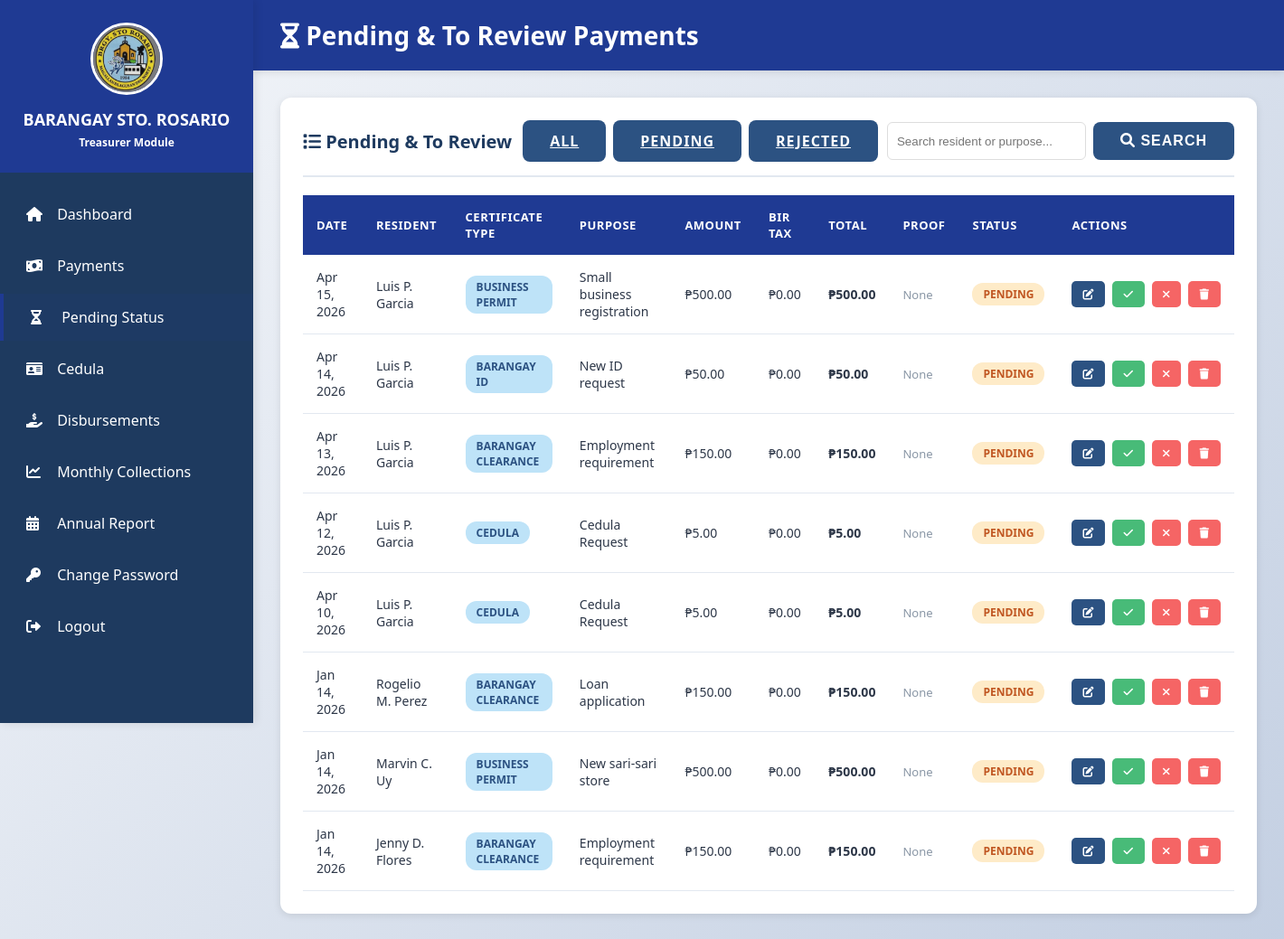
The app's page /treasurer/pending_payments/list.php (signed in) with its own data.
### tables this page shows
CREATE TABLE IF NOT EXISTS payment_status (
    id INT AUTO_INCREMENT PRIMARY KEY,
    resident_id INT DEFAULT NULL,
    certificate_type VARCHAR(100) NOT NULL,
    purpose VARCHAR(255) NOT NULL,
    resident_fname VARCHAR(150) NOT NULL,
    payment_status VARCHAR(20) NOT NULL DEFAULT 'pending',
    rejection_remarks TEXT DEFAULT NULL,
    rejected_at DATETIME DEFAULT NULL,
    amount DECIMAL(10, 2) NOT NULL,
    bir_tax DECIMAL(10, 2) DEFAULT 0,
    proof_path VARCHAR(255) DEFAULT NULL,
    proof_uploaded_at DATETIME DEFAULT NULL,
    created_at TIMESTAMP DEFAULT CURRENT_TIMESTAMP
);

### treasurer/pending_payments/list.php (the view, shortened to what this page needs)
<?php
include "../../config/database.php";
$searchQuery = isset($_GET['search']) ? trim($_GET['search']) : "";
$statusFilter = isset($_GET['status']) ? trim($_GET['status']) : "open";
$allowedFilters = [
    'pending' => ['pending'],
    'rejected' => ['rejected'],
    'open' => ['pending', 'to_review'],
];
$statusValues = $allowedFilters[$statusFilter];
$statusSql = "'" . implode("','", $statusValues) . "'";
if ($searchQuery !== "") {
    $searchParam = "%{$searchQuery}%";
    $stmt = $conn->prepare("
        SELECT * FROM payment_status
        WHERE payment_status IN ($statusSql)
            AND (
                resident_fname LIKE ?
                OR certificate_type LIKE ?
                OR purpose LIKE ?
            )
        ORDER BY created_at DESC, id DESC
    ");
    $stmt->bind_param("sss", $searchParam, $searchParam, $searchParam);
    $stmt->execute();
    $result = $stmt->get_result();
} else {
    $result = $conn->query("
        SELECT * FROM payment_status
        WHERE payment_status IN ($statusSql)
        ORDER BY created_at DESC, id DESC
    ");
}
?>
<!DOCTYPE html>
<html lang="en">
<head>
    <link rel="stylesheet" href="../../assets/css/style.css">
    <link rel="stylesheet" href="https://cdnjs.cloudflare.com/ajax/libs/font-awesome/6.0.0/css/all.min.css">
</head>
<body>
    <div class="dashboard-container">
        <aside class="sidebar">
            <div class="sidebar-header">
                <img src="../../assets/images/logo.jpg" alt="Barangay Logo"
                    style="width: 80px; height: 80px; border-radius: 50%; margin-bottom: 10px; border: 3px solid #ffffff;">
                <h2>BARANGAY STO. ROSARIO</h2>
                <p>Treasurer Module</p>
            </div>
            <ul class="sidebar-menu">
                <li><a href="../dashboard.php"><i class="fas fa-home"></i> Dashboard</a></li>
                <li><a href="../payments/list.php"><i class="fas fa-money-bill-wave"></i> Payments</a></li>
                <li><a href="list.php" class="active"><i class="fas fa-hourglass-half"></i> Pending Status</a></li>
                <li><a href="../cedula/list.php"><i class="fas fa-id-card"></i> Cedula</a></li>
                <li><a href="../disbursement/list.php"><i class="fas fa-hand-holding-usd"></i> Disbursements</a></li>
                <li><a href="../collections/monthly.php"><i class="fas fa-chart-line"></i> Monthly Collections</a></li>
                <li><a href="../collections/annual.php"><i class="fas fa-calendar-alt"></i> Annual Report</a></li>
                <li><a href="../change_password.php"><i class="fas fa-key"></i> Change Password</a></li>
                <li><a href="../../logout.php"><i class="fas fa-sign-out-alt"></i> Logout</a></li>
            </ul>
        </aside>
        <main class="main-content">
            <div class="content-header">
                <h1><i class="fas fa-hourglass-half"></i> Pending & To Review Payments</h1>
            </div>
            <div class="content-body">
                <div class="card">
                    <div class="card-header"
                        style="display: flex; justify-content: space-between; align-items: center; gap: 12px; flex-wrap: wrap;">
                        <h3><i class="fas fa-list"></i> Pending & To Review</h3>
                        <div style="display: flex; align-items: center; gap: 10px; flex-wrap: wrap;">
                            <div style="display: flex; gap: 8px;">
                                <a class="btn btn-secondary" href="list.php">All</a>
                                <a class="btn btn-secondary" href="list.php?status=pending">Pending</a>
                                <a class="btn btn-secondary" href="list.php?status=rejected">Rejected</a>
                            </div>
                            <form method="GET" action="list.php" style="display: flex; gap: 8px;">
                                <input type="text" name="search" placeholder="Search resident or purpose..."
                                    value="<?= htmlspecialchars($searchQuery) ?>"
                                    style="padding: 8px 10px; border: 1px solid #ddd; border-radius: 6px; min-width: 220px;">
                                <button type="submit" class="btn btn-secondary">
                                    <i class="fas fa-search"></i> Search
                                </button>
                            </form>
                        </div>
                    </div>
                    <div class="table-responsive">
                        <table>
                            <thead>
                                <tr>
                                    <th>Date</th>
                                    <th>Resident</th>
                                    <th>Certificate Type</th>
                                    <th>Purpose</th>
                                    <th>Amount</th>
                                    <th>BIR Tax</th>
                                    <th>Total</th>
                                    <th>Proof</th>
                                    <th>Status</th>
                                    <th>Actions</th>
                                </tr>
                            </thead>
                            <tbody>
                                <?php if ($result && $result->num_rows > 0): ?>
                                <?php while ($row = $result->fetch_assoc()): ?>
                                <?php
                                    if ($row['payment_status'] === 'rejected') {
                                        $statusText = 'Rejected';
                                        $statusClass = 'badge-danger';
                                    } else {
                                        $statusText = $row['payment_status'] === 'to_review' ? 'To Review' : 'Pending';
                                        $statusClass = $row['payment_status'] === 'to_review' ? 'badge-review' : 'badge-warning';
                                    }
                                    ?>
                                <tr>
                                    <td><?= date('M d, Y', strtotime($row['created_at'])) ?>
                                    </td>
                                    <td><?= htmlspecialchars($row['resident_fname']) ?>
                                    </td>
                                    <td><span
                                            class="badge badge-info"><?= htmlspecialchars($row['certificate_type']) ?></span>
                                    </td>
                                    <td><?= htmlspecialchars($row['purpose']) ?>
                                    </td>
                                    <td>₱<?= number_format($row['amount'], 2) ?>
                                    </td>
                                    <td>₱<?= number_format($row['bir_tax'], 2) ?>
                                    </td>
                                    <td><strong>₱<?= number_format($row['amount'] + $row['bir_tax'], 2) ?></strong>
                                    </td>
                                    <td>
                                        <?php if (!empty($row['proof_path'])): ?>
                                        <a class="btn btn-sm btn-secondary"
                                            href="../../<?= htmlspecialchars($row['proof_path']) ?>"
                                            target="_blank" title="View Proof">
                                            <i class="fas fa-receipt"></i>
                                        </a>
                                        <?php else: ?>
                                        <span class="text-muted">None</span>
                                        <?php endif; ?>
                                    </td>
                                    <td><span
                                            class="badge <?= $statusClass ?>"><?= $statusText ?></span>
                                    </td>
                                    <td>
                                        <div class="action-buttons">
                                            <a class="btn btn-sm btn-secondary"
                                                href="edit.php?id=<?= $row['id'] ?>">
                                                <i class="fas fa-edit"></i>
                                            </a>
                                            <button class="btn btn-sm btn-success"
                                                onclick="confirmPaid(<?= $row['id'] ?>, this)">
                                                <i class="fas fa-check"></i>
                                            </button>
                                            <button class="btn btn-sm btn-danger"
                                                onclick="confirmReject(<?= $row['id'] ?>, this)">
                                                <i class="fas fa-times"></i>
                                            </button>
                                            <button class="btn btn-sm btn-danger"
                                                onclick="confirmDelete(<?= $row['id'] ?>, this)">
                                                <i class="fas fa-trash"></i>
                                            </button>
                                        </div>
                                    </td>
                                </tr>
                                <?php endwhile; ?>
                                <?php endif; ?>
                            </tbody>
                        </table>
                    </div>
                </div>
            </div>
        </main>
    </div>
</body>
</html>

### assets/css/style.css (style rules this page uses)
:root { --primary-yellow: #1f3a93; --dark-yellow: #1a3280; --primary-blue: #1e3a5f; --light-blue: #2c5282; --text-dark: #2d3748; --text-light: #4a5568; --white: #ffffff; --gray-light: #f7fafc; --gray-border: #e2e8f0; --success: #48bb78; --danger: #f56565; --warning: #ed8936; }
* { margin: 0; padding: 0; box-sizing: border-box; }
body { font-family: "Segoe UI", Tahoma, Geneva, Verdana, sans-serif; background: linear-gradient(135deg, #f5f7fa 0%, #c3cfe2 100%); min-height: 100vh; color: var(--text-dark); }
.btn { padding: 12px 30px; border: none; border-radius: 8px; font-size: 16px; font-weight: 600; cursor: pointer; transition: all 0.3s ease; text-transform: uppercase; letter-spacing: 1px; }
.btn-success { background: var(--success); color: var(--white); }
.btn-danger { background: var(--danger); color: var(--white); }
.btn-secondary { background: var(--light-blue); color: var(--white); }
.dashboard-container { min-height: 100vh; display: flex; }
.sidebar { width: 280px; background: var(--primary-blue); padding: 0; box-shadow: 2px 0 10px rgba(0, 0, 0, 0.1); position: fixed; height: 100vh; overflow-y: auto; }
.sidebar-header { background: var(--primary-yellow); padding: 25px 20px; text-align: center; }
.sidebar-header h2 { color: var(--white); font-size: 18px; font-weight: 700; margin-bottom: 5px; }
.sidebar-header p { color: var(--white); font-size: 12px; font-weight: 600; }
.sidebar-menu { list-style: none; padding: 20px 0; }
.sidebar-menu li { margin-bottom: 5px; }
.sidebar-menu a { display: block; padding: 15px 25px; color: var(--white); text-decoration: none; transition: all 0.3s ease; border-left: 4px solid transparent; }
.sidebar-menu a:hover, .sidebar-menu a.active { background: rgba(31, 58, 147, 0.1); border-left-color: var(--primary-yellow); padding-left: 30px; }
.sidebar-menu a i { margin-right: 10px; width: 20px; }
.main-content { margin-left: 280px; flex: 1; padding: 0; }
.content-header { background: var(--primary-yellow); padding: 20px 30px; box-shadow: 0 2px 8px rgba(0, 0, 0, 0.1); }
.content-header h1 { color: var(--white); font-size: 28px; font-weight: 700; }
.content-body { padding: 30px; }
.card { background: var(--white); border-radius: 12px; padding: 25px; box-shadow: 0 2px 8px rgba(0, 0, 0, 0.1); margin-bottom: 25px; }
.card-header { border-bottom: 2px solid var(--gray-border); padding-bottom: 15px; margin-bottom: 20px; }
.card-header h3 { color: var(--primary-blue); font-size: 20px; font-weight: 600; }
.table-responsive { overflow-x: auto; margin-top: 20px; }
table { width: 100%; border-collapse: collapse; background: var(--white); }
thead { background: var(--primary-yellow); }
thead th { padding: 15px; text-align: left; font-weight: 600; color: var(--white); text-transform: uppercase; font-size: 13px; letter-spacing: 0.5px; }
tbody tr { border-bottom: 1px solid var(--gray-border); transition: background 0.2s ease; }
tbody td { padding: 15px; color: var(--text-dark); font-size: 14px; }
.action-buttons { display: flex; gap: 8px; }
.btn-sm { padding: 6px 12px; font-size: 12px; border-radius: 5px; }
.badge { display: inline-block; padding: 4px 12px; border-radius: 12px; font-size: 12px; font-weight: 600; text-transform: uppercase; }
.badge-warning { background: #feebc8; color: #c05621; }
.badge-info { background: #bee3f8; color: #2c5282; }
.text-muted { color: #8a97a6; font-size: 13px; }

### records on screen
payment_status: created_at "Apr 15, 2026", resident_fname "Luis P. Garcia", certificate_type "BUSINESS PERMIT", purpose "Small business registration", amount "500.00", bir_tax "0.00", $row['amount'] + $row['bir_tax'] "500.00", shows "None", payment_status "PENDING"
payment_status: created_at "Apr 14, 2026", resident_fname "Luis P. Garcia", certificate_type "BARANGAY ID", purpose "New ID request", amount "50.00", bir_tax "0.00", $row['amount'] + $row['bir_tax'] "50.00", shows "None", payment_status "PENDING"
payment_status: created_at "Apr 13, 2026", resident_fname "Luis P. Garcia", certificate_type "BARANGAY CLEARANCE", purpose "Employment requirement", amount "150.00", bir_tax "0.00", $row['amount'] + $row['bir_tax'] "150.00", shows "None", payment_status "PENDING"
payment_status: created_at "Apr 12, 2026", resident_fname "Luis P. Garcia", certificate_type "CEDULA", purpose "Cedula Request", amount "5.00", bir_tax "0.00", $row['amount'] + $row['bir_tax'] "5.00", shows "None", payment_status "PENDING"
payment_status: created_at "Apr 10, 2026", resident_fname "Luis P. Garcia", certificate_type "CEDULA", purpose "Cedula Request", amount "5.00", bir_tax "0.00", $row['amount'] + $row['bir_tax'] "5.00", shows "None", payment_status "PENDING"
payment_status: created_at "Jan 14, 2026", resident_fname "Rogelio M. Perez", certificate_type "BARANGAY CLEARANCE", purpose "Loan application", amount "150.00", bir_tax "0.00", $row['amount'] + $row['bir_tax'] "150.00", shows "None", payment_status "PENDING"
payment_status: created_at "Jan 14, 2026", resident_fname "Marvin C. Uy", certificate_type "BUSINESS PERMIT", purpose "New sari-sari store", amount "500.00", bir_tax "0.00", $row['amount'] + $row['bir_tax'] "500.00", shows "None", payment_status "PENDING"
payment_status: created_at "Jan 14, 2026", resident_fname "Jenny D. Flores", certificate_type "BARANGAY CLEARANCE", purpose "Employment requirement", amount "150.00", bir_tax "0.00", $row['amount'] + $row['bir_tax'] "150.00", shows "None", payment_status "PENDING"
